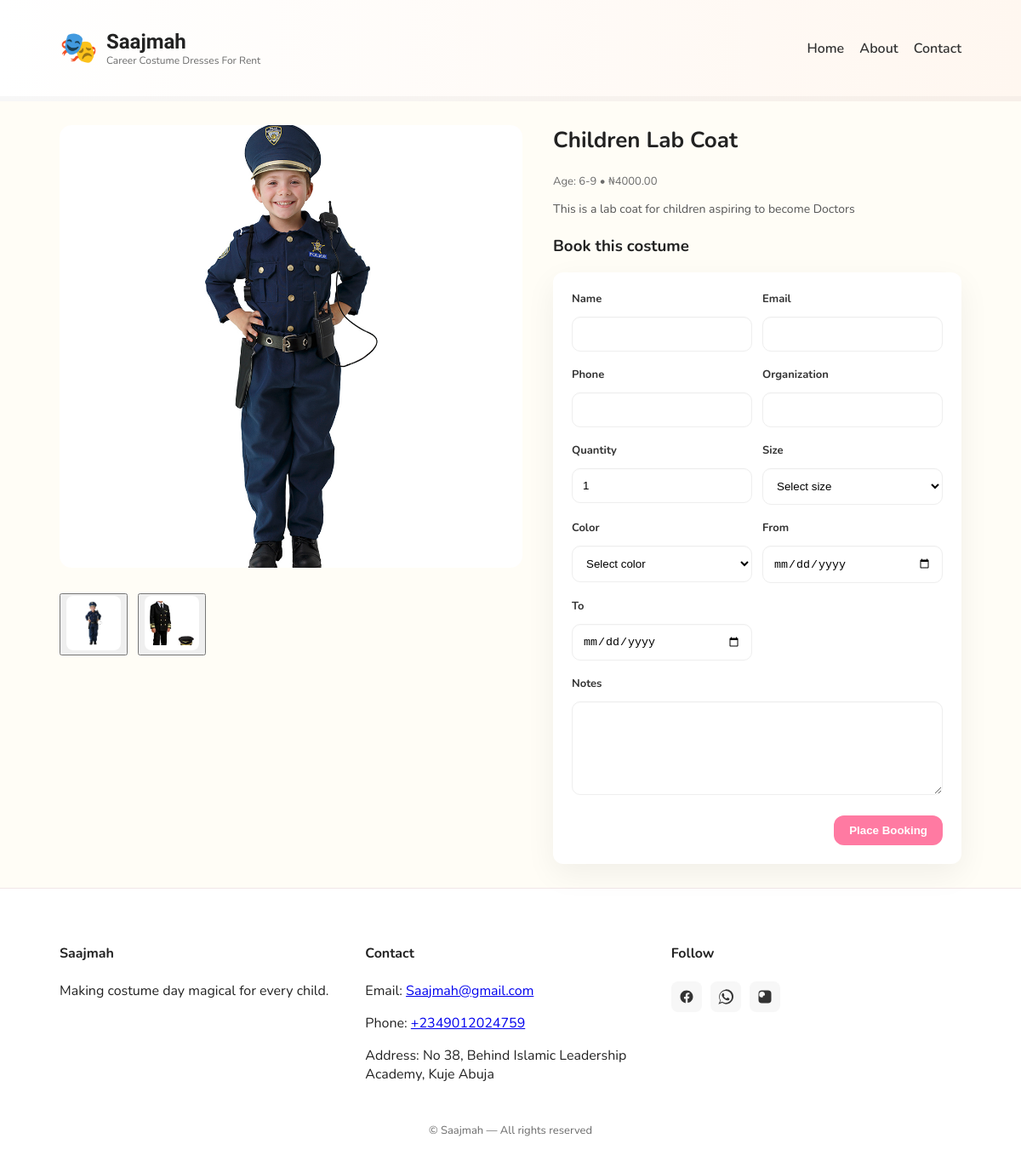
/costume/children-lab-coat/, run on an earlier commit of the app's database.
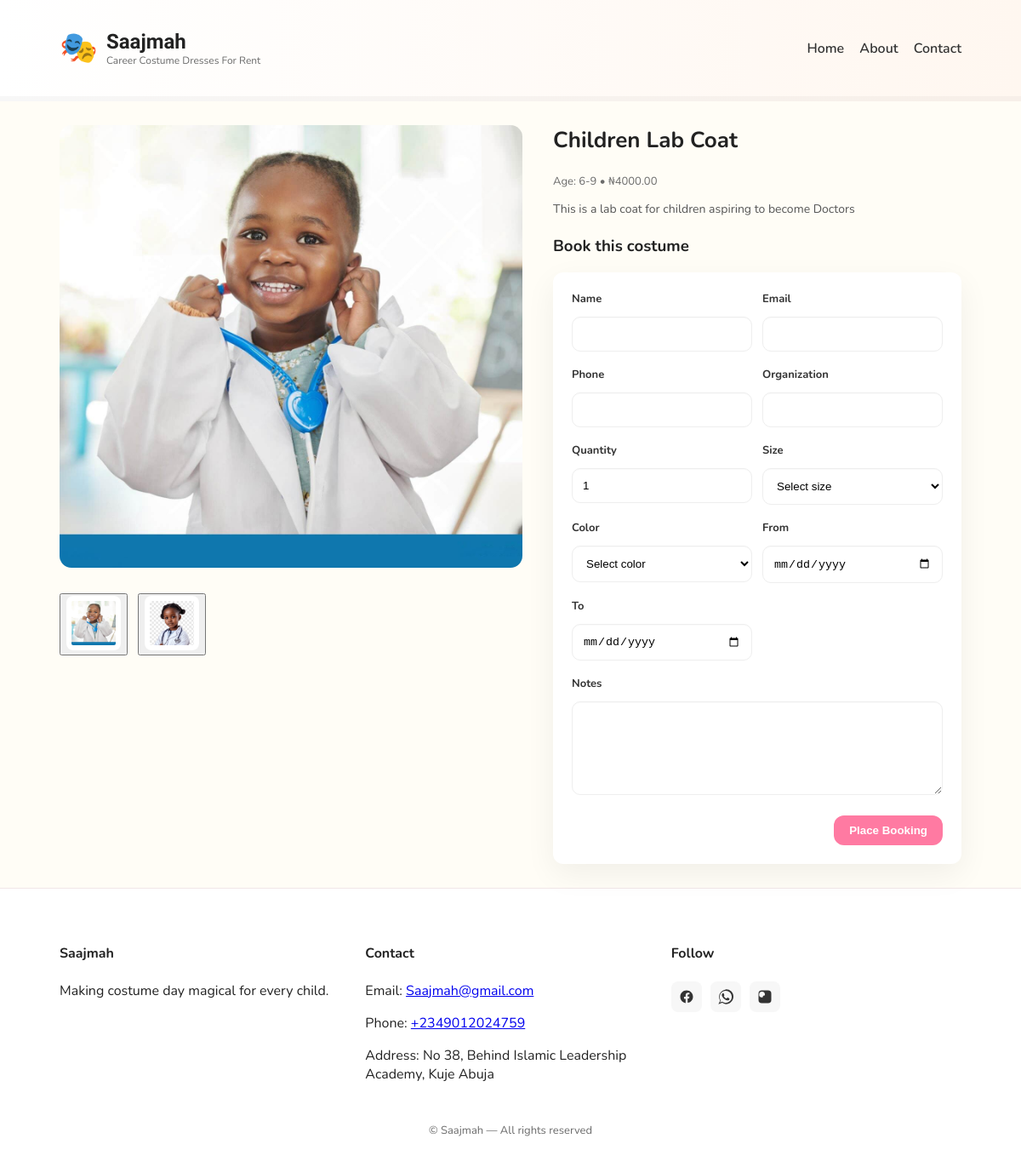
And on a later commit of the database.
### store/models.py (models this page shows, shortened)
class Costume(models.Model):
    name = models.CharField(max_length=200)
    slug = models.SlugField(max_length=220, unique=True, blank=True)
    description = models.TextField(blank=True)
    age_range = models.CharField(max_length=80, blank=True)
    price = models.DecimalField(max_digits=8, decimal_places=2, default=0)
    available = models.BooleanField(default=True)
    image = models.ImageField(upload_to='costumes/', blank=True, null=True)
    sizes = models.ManyToManyField(Size, blank=True, related_name='costumes')
    colors = models.ManyToManyField(Color, blank=True, related_name='costumes')
    class Meta:
        ordering = ['name']

class CostumeImage(models.Model):
    costume = models.ForeignKey(Costume, on_delete=models.CASCADE, related_name='images')
    image = models.ImageField(upload_to='costume_images/')
    alt_text = models.CharField(max_length=200, blank=True)
    order = models.PositiveIntegerField(default=0)
    class Meta:
        ordering = ['order']

### store/views.py (the view)
# urls.py: path('costume/<slug:slug>/', views.costume_detail, name='detail'),
def costume_detail(request, slug):
    costume = get_object_or_404(Costume, slug=slug)
    if request.method == 'POST':
        form = OrderForm(request.POST, costume=costume)
        if form.is_valid():
            order = form.save(commit=False)
            order.costume = costume
            order.save()
            return redirect('store:order_success')
    else:
        form = OrderForm(costume=costume)
    return render(request, 'store/detail.html', {'costume': costume, 'form': form})

### store/models.py (called while the page is built)
    def __str__(self):
        return self.name

    def __str__(self):
        return self.name

### store/templates/store/detail.html (shortened to what this page needs)
{% extends 'store/base.html' %}
{% load static %}
{% block content %}
  <section class="container detail">
    <div class="gallery">
      <div class="main-image" id="mainImage">
        {% if costume.images.first %}
          <img src="{{ costume.images.first.image.url }}" alt="{{ costume.name }}">
        {% elif costume.image %}
          <img src="{{ costume.image.url }}" alt="{{ costume.name }}">
        {% else %}
          <img src="{% static 'store/img/default-costume.svg' %}" alt="{{ costume.name }}">
        {% endif %}
      </div>
      <div class="thumbs">
        {% for img in costume.images.all %}
          <button class="thumb" data-src="{{ img.image.url }}"><img src="{{ img.image.url }}" alt="{{ img.alt_text }}"></button>
        {% endfor %}
      </div>
    </div>
    <div class="info">
      <h2>{{ costume.name }}</h2>
      <p class="meta">Age: {{ costume.age_range }} • ₦{{ costume.price }}</p>
      <p class="desc">{{ costume.description }}</p>
      <h3>Book this costume</h3>
      <form method="post" class="booking-form">
        <div class="form-grid">
          <div>
            <label>Name</label>
            {{ form.customer_name }}
          </div>
          <div>
            <label>Email</label>
            {{ form.email }}
          </div>
          <div>
            <label>Phone</label>
            {{ form.phone }}
          </div>
          <div>
            <label>Organization</label>
            {{ form.organization }}
          </div>
          <div>
            <label>Quantity</label>
            {{ form.quantity }}
          </div>
          <div>
            <label>Size</label>
            {{ form.size }}
          </div>
          <div>
            <label>Color</label>
            {{ form.color }}
          </div>
          <div>
            <label>From</label>
            {{ form.date_from }}
          </div>
          <div>
            <label>To</label>
            {{ form.date_to }}
          </div>
          <div class="full">
            <label>Notes</label>
            {{ form.notes }}
          </div>
        </div>
        <div class="form-actions"><button class="btn btn-accent" type="submit">Place Booking</button></div>
      </form>
    </div>
  </section>
{% endblock %}

### store/templates/store/base.html (shortened to what this page needs)
{% load static %}
<!doctype html>
<html lang="en">
  <head>
    <link rel="stylesheet" href="{% static 'store/css/style.css' %}">
  </head>
  <body>
    <header class="site-header">
      <div class="container header-inner">
        <a class="brand" href="/">
          <span class="logo">🎭</span>
          <div class="brand-text">
            <h1>Saajmah</h1>
            <small>Career Costume Dresses For Rent</small>
          </div>
        </a>
        <nav class="main-nav">
          <a href="#home">Home</a>
          <a href="#about">About</a>
          <a href="#contact">Contact</a>
        </nav>
      </div>
    </header>
    <main>
      {% block content %}{% endblock %}
    </main>
    <footer class="site-footer">
      <div class="container footer-grid">
        <div>
          <h4>Saajmah</h4>
          <p>Making costume day magical for every child.</p>
        </div>
        <div>
          <h4>Contact</h4>
          <p>Email: <a href="mailto:saajmah@gmail.com">Saajmah@gmail.com</a></p>
          <p>Phone: <a href="tel:+2349012024759">+2349012024759</a></p>
          <p>Address: No 38, Behind Islamic Leadership Academy, Kuje Abuja</p>
        </div>
        <div>
          <h4>Follow</h4>
          <div class="social-links">
            <a href="https://www.facebook.com/" target="_blank" rel="noopener noreferrer" aria-label="Facebook" class="social">
            </a>
            <a href="https://wa.me/2349012024759" target="_blank" rel="noopener noreferrer" aria-label="WhatsApp" class="social">
            </a>
            <a href="https://www.instagram.com/" target="_blank" rel="noopener noreferrer" aria-label="Instagram" class="social">
              <svg width="18" height="18" viewBox="0 0 24 24" fill="currentColor" aria-hidden="true"><path d="M7 2h10a5 5 0 015 5v10a5 5 0 01-5 5H7a5 5 0 01-5-5V7a5 5 0 015-5zm5 6.5A4.5 4.5 0 107 13a4.5 4.5 0 005-4.5zm4.8-.7a1.2 1.2 0 11-2.4 0 1.2 1.2 0 012.4 0zM12 9.5A3.5 3.5 0 1112 16.5 3.5 3.5 0 0112 9.5z"></path></svg>
            </a>
          </div>
        </div>
      </div>
      <div class="site-legal">© Saajmah — All rights reserved</div>
    </footer>
  </body>
</html>

### store/static/store/css/style.css (style rules this page uses)
:root { --bg:#fffdf6; --card:#ffffff; --accent:#ff7aa2; --accent-2:#ffd166; --muted:#6b6b6b; --accent-3:#7bd389; }
* { box-sizing:border-box }
body { font-family: 'Nunito', system-ui, -apple-system, sans-serif;margin:0;background:var(--bg);color:#222 }
.container { max-width:1100px;margin:0 auto;padding:20px }
.site-header { background:linear-gradient(90deg, #fff, #fff7f0);padding:12px 0;border-bottom:6px solid rgba(0,0,0,0.03) }
.header-inner { display:flex;align-items:center;justify-content:space-between }
.brand { display:flex;align-items:center;text-decoration:none;color:inherit }
.brand .logo { font-size:36px;margin-right:10px }
.brand-text h1 { font-family:'Fredoka One',cursive;margin:0;font-size:24px }
.brand-text small { display:block;color:var(--muted);font-size:12px }
.main-nav a { margin-left:14px;text-decoration:none;color:#333;font-weight:600 }
.meta { color:var(--muted);font-size:13px }
.desc { font-size:14px;color:#444;flex:1 }
.btn { display:inline-block;padding:8px 14px;border-radius:12px;background:#fff;border:2px solid var(--accent);color:var(--accent);text-decoration:none;font-weight:700 }
.btn-accent { background:var(--accent);color:#fff;border:none }
.input { width:100%;padding:10px;border-radius:8px;border:1px solid #eee;margin:6px 0 }
.detail { display:grid;grid-template-columns:1fr 480px;gap:36px;padding:28px 20px;align-items:start }
.gallery { display:flex;flex-direction:column;gap:14px }
.main-image img { width:100%;height:520px;object-fit:cover;border-radius:14px }
.thumbs { display:flex;gap:12px;flex-wrap:wrap;margin-top:10px }
.thumb img { width:64px;height:64px;object-fit:cover;border-radius:8px;cursor:pointer;border:2px solid transparent;background:#fff;padding:4px }
.info h2 { margin-top:0;font-size:26px }
.desc { line-height:1.6;color:#555;margin:12px 0 18px }
.booking-form { background:var(--card);padding:22px;border-radius:12px;box-shadow:0 12px 36px rgba(3,10,18,0.06) }
.booking-form .form-grid { display:grid;grid-template-columns:1fr 1fr;gap:12px }
.booking-form label { display:block;font-weight:700;margin-bottom:6px;font-size:13px;color:#333 }
.booking-form input,.booking-form select,.booking-form textarea { width:100%;padding:12px;border-radius:10px;border:1px solid #eee;background:linear-gradient(180deg,#fff,#fff);box-shadow:inset 0 1px 0 rgba(0,0,0,0.02) }
.booking-form textarea { min-height:110px }
.booking-form .full { grid-column:1 / -1 }
.form-actions { margin-top:16px;text-align:left }
.form-actions .btn { padding:10px 18px;border-radius:12px }
.main-image, .gallery .thumbs { background:transparent }
.booking-form .form-grid { display:grid;grid-template-columns:repeat(2,1fr);gap:12px }
.booking-form label { display:block;font-weight:700;margin-bottom:6px;font-size:13px }
.form-actions { text-align:right;margin-top:12px }
.site-footer { background:#fff;padding:24px 20px;border-top:1px solid #f1e7e7 }
.footer-grid { display:grid;grid-template-columns:repeat(3,1fr);gap:18px }
.site-legal { text-align:center;padding:10px;color:var(--muted);font-size:13px }
.social-links { display:flex;gap:10px;margin-top:8px }
.social { display:inline-flex;align-items:center;justify-content:center;width:36px;height:36px;border-radius:8px;background:#f7f7f7;color:#333;text-decoration:none }
.social svg { display:block }

What changed in the data, as far as the page shows it:
changed through a linked row, Costume "Children Lab Coat": images.first.image: a different picture
changed CostumeImage (number 1 of 2 on the later page): image: a different picture
changed CostumeImage (number 2 of 2 on the later page): image: a different picture
